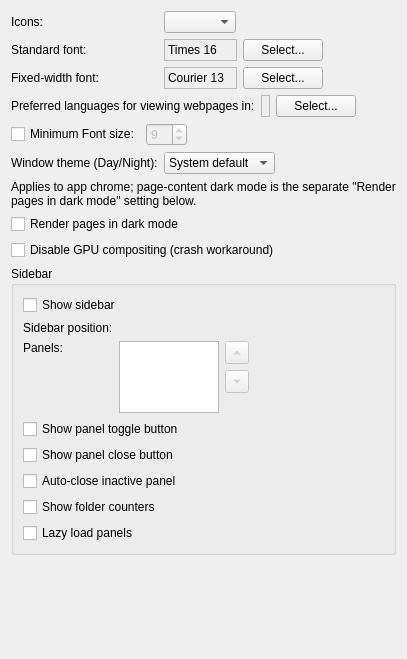
     <widget class="QWidget" name="tab_3">
      <layout class="QGridLayout" name="gridLayout_3" columnstretch="0,1,0,0,0">
       <item row="0" column="0">
        <widget class="QLabel" name="iconThemeLabel">
         <property name="text">
          <string>Icons:</string>
         </property>
         <property name="alignment">
          <set>Qt::AlignLeft|Qt::AlignVCenter</set>
         </property>
         <property name="buddy">
          <cstring>iconThemeCombo</cstring>
         </property>
        </widget>
       </item>
       <item row="0" column="1" colspan="4">
        <widget class="QComboBox" name="iconThemeCombo">
         <property name="sizePolicy">
          <sizepolicy hsizetype="Maximum" vsizetype="Fixed">
           <horstretch>0</horstretch>
           <verstretch>0</verstretch>
          </sizepolicy>
         </property>
         <property name="toolTip">
          <string>Icon set for toolbars, menus and dialogs. The bundled sets (Tabler is the default) look the same on every platform.</string>
         </property>
         <property name="accessibleName">
          <string>Icon set</string>
         </property>
        </widget>
       </item>
       <item row="1" column="0">
        <widget class="QLabel" name="label_5">
         <property name="text">
          <string>Standard font:</string>
         </property>
         <property name="alignment">
          <set>Qt::AlignLeft|Qt::AlignVCenter</set>
         </property>
         <property name="buddy">
          <cstring>standardFontButton</cstring>
         </property>
        </widget>
       </item>
       <item row="1" column="1" colspan="4">
        <layout class="QHBoxLayout" name="standardFontRowLayout">
         <item>
          <widget class="QLabel" name="standardLabel">
           <property name="sizePolicy">
            <sizepolicy hsizetype="Expanding" vsizetype="Preferred">
             <horstretch>0</horstretch>
             <verstretch>0</verstretch>
            </sizepolicy>
           </property>
           <property name="maximumSize">
            <size>
             <width>300</width>
             <height>16777215</height>
            </size>
           </property>
           <property name="frameShape">
            <enum>QFrame::StyledPanel</enum>
           </property>
           <property name="text">
            <string notr="true">Times 16</string>
           </property>
           <property name="alignment">
            <set>Qt::AlignLeft|Qt::AlignVCenter</set>
           </property>
          </widget>
         </item>
         <item>
          <widget class="QPushButton" name="standardFontButton">
           <property name="sizePolicy">
            <sizepolicy hsizetype="Maximum" vsizetype="Fixed">
             <horstretch>0</horstretch>
             <verstretch>0</verstretch>
            </sizepolicy>
           </property>
           <property name="text">
            <string>Select...</string>
           </property>
          </widget>
         </item>
         <item>
          <spacer name="standardFontRowSpacer">
           <property name="orientation">
            <enum>Qt::Horizontal</enum>
           </property>
           <property name="sizeHint" stdset="0">
            <size>
             <width>40</width>
             <height>20</height>
            </size>
           </property>
          </spacer>
         </item>
        </layout>
       </item>
       <item row="2" column="0">
        <widget class="QLabel" name="label_6">
         <property name="text">
          <string>Fixed-width font:</string>
         </property>
         <property name="alignment">
          <set>Qt::AlignLeft|Qt::AlignVCenter</set>
         </property>
         <property name="buddy">
          <cstring>fixedFontButton</cstring>
         </property>
        </widget>
       </item>
       <item row="2" column="1" colspan="4">
        <layout class="QHBoxLayout" name="fixedFontRowLayout">
         <item>
          <widget class="QLabel" name="fixedLabel">
           <property name="sizePolicy">
            <sizepolicy hsizetype="Expanding" vsizetype="Preferred">
             <horstretch>0</horstretch>
             <verstretch>0</verstretch>
            </sizepolicy>
           </property>
           <property name="maximumSize">
            <size>
             <width>300</width>
             <height>16777215</height>
            </size>
           </property>
           <property name="frameShape">
            <enum>QFrame::StyledPanel</enum>
           </property>
           <property name="text">
            <string notr="true">Courier 13</string>
           </property>
           <property name="alignment">
            <set>Qt::AlignLeft|Qt::AlignVCenter</set>
           </property>
          </widget>
         </item>
         <item>
          <widget class="QPushButton" name="fixedFontButton">
           <property name="sizePolicy">
            <sizepolicy hsizetype="Maximum" vsizetype="Fixed">
             <horstretch>0</horstretch>
             <verstretch>0</verstretch>
            </sizepolicy>
           </property>
           <property name="text">
            <string>Select...</string>
           </property>
          </widget>
         </item>
         <item>
          <spacer name="fixedFontRowSpacer">
           <property name="orientation">
            <enum>Qt::Horizontal</enum>
           </property>
           <property name="sizeHint" stdset="0">
            <size>
             <width>40</width>
             <height>20</height>
            </size>
           </property>
          </spacer>
         </item>
        </layout>
       </item>
       <item row="3" column="0" colspan="5">
        <layout class="QHBoxLayout" name="languageRowLayout">
         <item>
          <widget class="QLabel" name="label_8">
           <property name="text">
            <string>Preferred languages for viewing webpages in:</string>
           </property>
           <property name="buddy">
            <cstring>languageButton</cstring>
           </property>
          </widget>
         </item>
         <item>
          <widget class="QLabel" name="acceptLanguagesLabel">
           <property name="sizePolicy">
            <sizepolicy hsizetype="Expanding" vsizetype="Preferred">
             <horstretch>0</horstretch>
             <verstretch>0</verstretch>
            </sizepolicy>
           </property>
           <property name="maximumSize">
            <size>
             <width>300</width>
             <height>16777215</height>
            </size>
           </property>
           <property name="frameShape">
            <enum>QFrame::StyledPanel</enum>
           </property>
           <property name="text">
            <string notr="true"></string>
           </property>
           <property name="alignment">
            <set>Qt::AlignLeft|Qt::AlignVCenter</set>
           </property>
           <property name="accessibleName">
            <string>Preferred webpage languages</string>
           </property>
          </widget>
         </item>
         <item>
          <widget class="QPushButton" name="languageButton">
           <property name="sizePolicy">
            <sizepolicy hsizetype="Maximum" vsizetype="Fixed">
             <horstretch>0</horstretch>
             <verstretch>0</verstretch>
            </sizepolicy>
           </property>
           <property name="text">
            <string>Select...</string>
           </property>
          </widget>
         </item>
         <item>
          <spacer name="languageRowSpacer">
           <property name="orientation">
            <enum>Qt::Horizontal</enum>
           </property>
           <property name="sizeHint" stdset="0">
            <size>
             <width>40</width>
             <height>20</height>
            </size>
           </property>
          </spacer>
         </item>
        </layout>
       </item>
       <item row="4" column="0" colspan="5">
        <layout class="QHBoxLayout" name="minFontRowLayout">
         <item>
          <widget class="QCheckBox" name="minimFontSizeCheckBox">
           <property name="text">
            <string>Minimum Font size:</string>
           </property>
          </widget>
         </item>
         <item>
          <widget class="QSpinBox" name="minimumFontSizeSpinBox">
           <property name="sizePolicy">
            <sizepolicy hsizetype="Maximum" vsizetype="Fixed">
             <horstretch>0</horstretch>
             <verstretch>0</verstretch>
            </sizepolicy>
           </property>
           <property name="enabled">
            <bool>false</bool>
           </property>
           <property name="accessibleName">
            <string>Minimum font size</string>
           </property>
           <property name="minimum">
            <number>1</number>
           </property>
           <property name="value">
            <number>9</number>
           </property>
          </widget>
         </item>
         <item>
          <spacer name="minFontRowSpacer">
           <property name="orientation">
            <enum>Qt::Horizontal</enum>
           </property>
           <property name="sizeHint" stdset="0">
            <size>
             <width>40</width>
             <height>20</height>
            </size>
           </property>
          </spacer>
         </item>
        </layout>
       </item>
       <item row="5" column="0">
        <widget class="QLabel" name="themeLabel">
         <property name="text">
          <string>Window theme (Day/Night):</string>
         </property>
         <property name="alignment">
          <set>Qt::AlignLeft|Qt::AlignVCenter</set>
         </property>
         <property name="buddy">
          <cstring>themeCombo</cstring>
         </property>
        </widget>
       </item>
       <item row="5" column="1" colspan="4">
        <widget class="QComboBox" name="themeCombo">
         <property name="sizePolicy">
          <sizepolicy hsizetype="Maximum" vsizetype="Fixed">
           <horstretch>0</horstretch>
           <verstretch>0</verstretch>
          </sizepolicy>
         </property>
         <property name="toolTip">
          <string>Color scheme for Arora's own windows, menus and dialogs. &quot;System default&quot; follows the desktop preference.</string>
         </property>
         <property name="accessibleName">
          <string>Window theme (Day/Night)</string>
         </property>
         <item>
          <property name="text">
           <string>System default</string>
          </property>
         </item>
         <item>
          <property name="text">
           <string>Light</string>
          </property>
         </item>
         <item>
          <property name="text">
           <string>Dark</string>
          </property>
         </item>
        </widget>
       </item>
       <item row="6" column="0" colspan="5">
        <widget class="QLabel" name="themeNoteLabel">
         <property name="text">
          <string>Applies to app chrome; page-content dark mode is the separate &quot;Render pages in dark mode&quot; setting below.</string>
         </property>
         <property name="wordWrap">
          <bool>true</bool>
         </property>
        </widget>
       </item>
       <item row="7" column="0" colspan="3">
        <widget class="QCheckBox" name="forceDarkMode">
         <property name="toolTip">
          <string>Pages that ship their own dark theme use it; light-only pages get a heuristic color inversion with a contrast floor so text stays readable. Images and videos are not inverted. Only web content is affected — Arora's own windows keep the desktop palette.</string>
         </property>
         <property name="text">
          <string>Render pages in dark mode</string>
         </property>
        </widget>
       </item>
       <item row="8" column="0" colspan="3">
        <widget class="QCheckBox" name="disableGpuCompositing">
         <property name="toolTip">
          <string>Workaround for QtWebEngine GPU-process crashes (SIGTRAP in the display compositor): page compositing moves to software while WebGL/canvas acceleration stays on. Takes effect after a restart and is enabled automatically after repeated crashy exits.</string>
         </property>
         <property name="text">
          <string>Disable GPU compositing (crash workaround)</string>
         </property>
        </widget>
       </item>
       <item row="9" column="0" colspan="5">
        <widget class="QGroupBox" name="sidebarGroupBox">
         <property name="title">
          <string>Sidebar</string>
         </property>
         <layout class="QGridLayout" name="sidebarGridLayout" columnstretch="0,0,1">
          <item row="0" column="0" colspan="3">
           <widget class="QCheckBox" name="showSidebar">
            <property name="toolTip">
             <string>Show a side panel with bookmarks, history, downloads and notes.</string>
            </property>
            <property name="text">
             <string>Show sidebar</string>
            </property>
           </widget>
          </item>
          <item row="1" column="0">
           <widget class="QLabel" name="sidebarDockAreaLabel">
            <property name="text">
             <string>Sidebar position:</string>
            </property>
            <property name="alignment">
             <set>Qt::AlignLeft|Qt::AlignVCenter</set>
            </property>
            <property name="buddy">
             <cstring>sidebarDockArea</cstring>
            </property>
           </widget>
          </item>
          <item row="1" column="1" colspan="2">
           <widget class="SidebarPositionPicker" name="sidebarDockArea">
            <property name="accessibleName">
             <string>Sidebar position</string>
            </property>
           </widget>
          </item>
          <item row="2" column="0">
           <widget class="QLabel" name="sidebarPanelsLabel">
            <property name="text">
             <string>Panels:</string>
            </property>
            <property name="alignment">
             <set>Qt::AlignLeft|Qt::AlignTop</set>
            </property>
            <property name="buddy">
             <cstring>sidebarPanelsList</cstring>
            </property>
           </widget>
          </item>
          <item row="2" column="1" colspan="2">
           <layout class="QHBoxLayout" name="sidebarPanelsRow">
            <item>
             <widget class="QListWidget" name="sidebarPanelsList">
              <property name="sizePolicy">
               <sizepolicy hsizetype="Maximum" vsizetype="Maximum">
                <horstretch>0</horstretch>
                <verstretch>0</verstretch>
               </sizepolicy>
              </property>
              <property name="sizeAdjustPolicy">
               <enum>QAbstractScrollArea::AdjustToContents</enum>
              </property>
              <property name="toolTip">
               <string>Which panels appear in the sidebar rail. Hidden panels are not loaded.</string>
              </property>
              <property name="accessibleName">
               <string>Sidebar panels</string>
              </property>
             </widget>
            </item>
            <item alignment="Qt::AlignTop">
             <widget class="QWidget" name="sidebarPanelOrderButtons">
              <layout class="QVBoxLayout" name="sidebarPanelOrderLayout">
               <property name="leftMargin">
                <number>0</number>
               </property>
               <property name="topMargin">
                <number>0</number>
               </property>
               <property name="rightMargin">
                <number>0</number>
               </property>
               <property name="bottomMargin">
                <number>0</number>
               </property>
              <item>
               <widget class="QToolButton" name="sidebarPanelUpButton">
                <property name="enabled">
                 <bool>false</bool>
                </property>
                <property name="toolTip">
                 <string>Move the selected panel up in the sidebar rail.</string>
                </property>
                <property name="accessibleName">
                 <string>Move panel up</string>
                </property>
                <property name="arrowType">
                 <enum>Qt::UpArrow</enum>
                </property>
               </widget>
              </item>
              <item>
               <widget class="QToolButton" name="sidebarPanelDownButton">
                <property name="enabled">
                 <bool>false</bool>
                </property>
                <property name="toolTip">
                 <string>Move the selected panel down in the sidebar rail.</string>
                </property>
                <property name="accessibleName">
                 <string>Move panel down</string>
                </property>
                <property name="arrowType">
                 <enum>Qt::DownArrow</enum>
                </property>
               </widget>
              </item>
              </layout>
             </widget>
            </item>
            <item>
             <spacer name="sidebarPanelsRowStretch">
              <property name="orientation">
               <enum>Qt::Horizontal</enum>
              </property>
              <property name="sizeHint" stdset="0">
               <size>
                <width>40</width>
                <height>20</height>
               </size>
              </property>
             </spacer>
            </item>
           </layout>
          </item>
          <item row="3" column="0" colspan="3">
           <widget class="QCheckBox" name="sidebarShowToggleCheck">
            <property name="toolTip">
             <string>Show the small fold button at the bottom of the sidebar rail that hides the panel.</string>
            </property>
            <property name="text">
             <string>Show panel toggle button</string>
            </property>
           </widget>
          </item>
          <item row="4" column="0" colspan="3">
           <widget class="QCheckBox" name="sidebarShowCloseCheck">
            <property name="toolTip">
             <string>Show the close (X) button on the Downloads panel header — and on the title bar when the sidebar is torn off into a floating window.</string>
            </property>
            <property name="text">
             <string>Show panel close button</string>
            </property>
           </widget>
          </item>
          <item row="5" column="0" colspan="3">
           <widget class="QCheckBox" name="sidebarAutoCloseCheck">
            <property name="toolTip">
             <string>Hide the sidebar automatically when you move focus back to the page or another part of the window.</string>
            </property>
            <property name="text">
             <string>Auto-close inactive panel</string>
            </property>
           </widget>
          </item>
          <item row="6" column="0" colspan="3">
           <widget class="QCheckBox" name="sidebarFolderCountersCheck">
            <property name="toolTip">
             <string>Show the number of bookmarks inside each folder in the sidebar's Bookmarks panel.</string>
            </property>
            <property name="text">
             <string>Show folder counters</string>
            </property>
           </widget>
          </item>
          <item row="7" column="0" colspan="3">
           <widget class="QCheckBox" name="sidebarLazyLoadCheck">
            <property name="toolTip">
             <string>Build each panel only the first time it is opened, so showing the sidebar does less work up front.</string>
            </property>
            <property name="text">
             <string>Lazy load panels</string>
            </property>
           </widget>
          </item>
          <item row="8" column="0" colspan="3">
           <spacer name="sidebarBottomStretch">
            <property name="orientation">
             <enum>Qt::Vertical</enum>
            </property>
            <property name="sizeHint" stdset="0">
             <size>
              <width>20</width>
              <height>0</height>
             </size>
            </property>
           </spacer>
          </item>
         </layout>
        </widget>
       </item>
       <item row="10" column="3">
        <spacer name="verticalSpacer">
         <property name="orientation">
          <enum>Qt::Vertical</enum>
         </property>
         <property name="sizeHint" stdset="0">
          <size>
           <width>20</width>
           <height>93</height>
          </size>
         </property>
        </spacer>
       </item>
      </layout>
     </widget>
